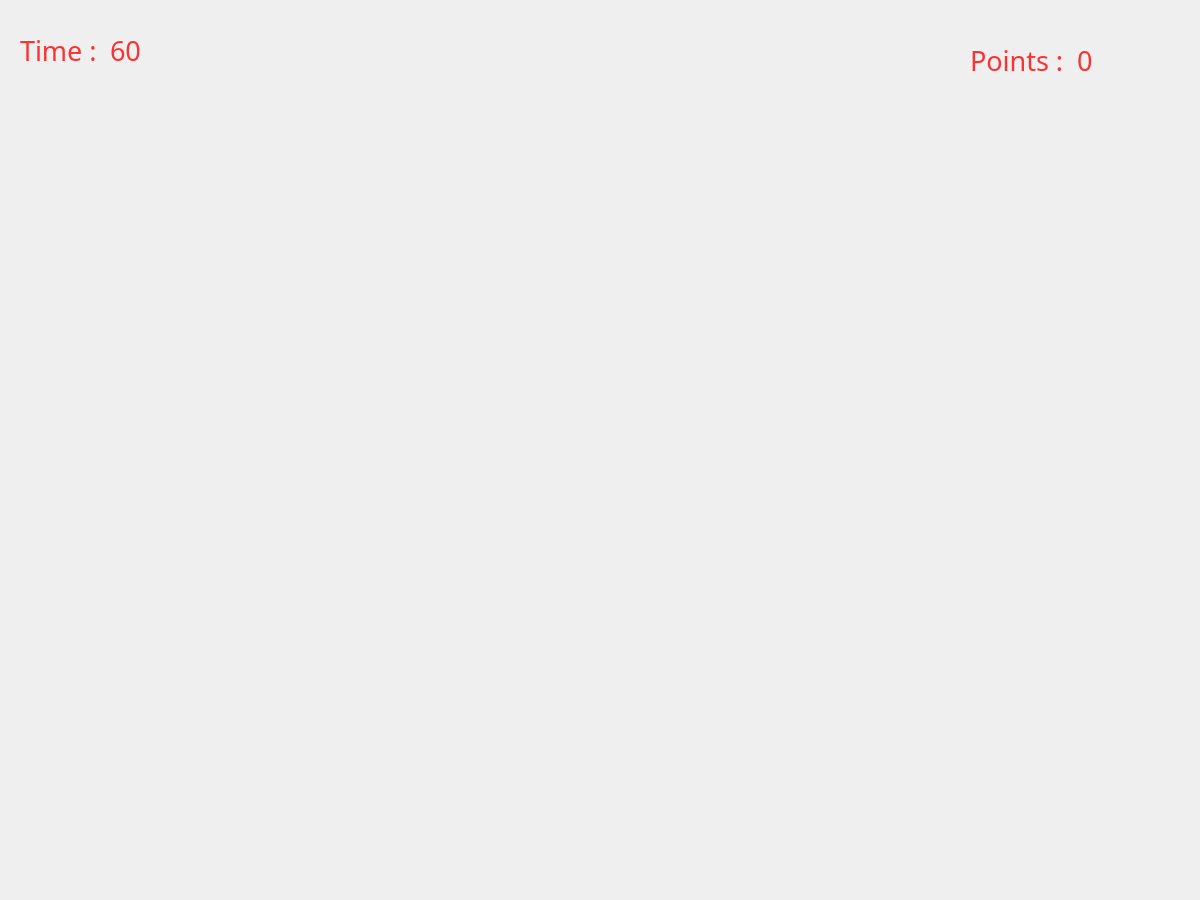
<?xml version="1.0" encoding="UTF-8"?>
<ui version="4.0">
 <class>medium_mode</class>
 <widget class="QWidget" name="medium_mode">
  <property name="geometry">
   <rect>
    <x>0</x>
    <y>0</y>
    <width>1200</width>
    <height>900</height>
   </rect>
  </property>
  <property name="windowTitle">
   <string>Form</string>
  </property>
  <widget class="QWidget" name="horizontalLayoutWidget">
   <property name="geometry">
    <rect>
     <x>20</x>
     <y>10</y>
     <width>171</width>
     <height>80</height>
    </rect>
   </property>
   <layout class="QHBoxLayout" name="horizontalLayout">
    <item>
     <widget class="QLabel" name="label">
      <property name="palette">
       <palette>
        <active>
         <colorrole role="WindowText">
          <brush brushstyle="SolidPattern">
           <color alpha="255">
            <red>249</red>
            <green>50</green>
            <blue>50</blue>
           </color>
          </brush>
         </colorrole>
        </active>
        <inactive>
         <colorrole role="WindowText">
          <brush brushstyle="SolidPattern">
           <color alpha="255">
            <red>249</red>
            <green>50</green>
            <blue>50</blue>
           </color>
          </brush>
         </colorrole>
        </inactive>
        <disabled>
         <colorrole role="WindowText">
          <brush brushstyle="SolidPattern">
           <color alpha="255">
            <red>160</red>
            <green>160</green>
            <blue>160</blue>
           </color>
          </brush>
         </colorrole>
        </disabled>
       </palette>
      </property>
      <property name="font">
       <font>
        <family>Small Fonts</family>
        <pointsize>20</pointsize>
        <weight>50</weight>
        <bold>false</bold>
       </font>
      </property>
      <property name="text">
       <string>Time : </string>
      </property>
     </widget>
    </item>
    <item>
     <widget class="QLabel" name="label_2">
      <property name="palette">
       <palette>
        <active>
         <colorrole role="WindowText">
          <brush brushstyle="SolidPattern">
           <color alpha="255">
            <red>249</red>
            <green>50</green>
            <blue>50</blue>
           </color>
          </brush>
         </colorrole>
        </active>
        <inactive>
         <colorrole role="WindowText">
          <brush brushstyle="SolidPattern">
           <color alpha="255">
            <red>249</red>
            <green>50</green>
            <blue>50</blue>
           </color>
          </brush>
         </colorrole>
        </inactive>
        <disabled>
         <colorrole role="WindowText">
          <brush brushstyle="SolidPattern">
           <color alpha="255">
            <red>160</red>
            <green>160</green>
            <blue>160</blue>
           </color>
          </brush>
         </colorrole>
        </disabled>
       </palette>
      </property>
      <property name="font">
       <font>
        <family>Small Fonts</family>
        <pointsize>20</pointsize>
       </font>
      </property>
      <property name="text">
       <string>60</string>
      </property>
     </widget>
    </item>
   </layout>
  </widget>
  <widget class="QWidget" name="horizontalLayoutWidget_2">
   <property name="geometry">
    <rect>
     <x>970</x>
     <y>20</y>
     <width>201</width>
     <height>80</height>
    </rect>
   </property>
   <layout class="QHBoxLayout" name="horizontalLayout_2">
    <item>
     <widget class="QLabel" name="label_3">
      <property name="palette">
       <palette>
        <active>
         <colorrole role="WindowText">
          <brush brushstyle="SolidPattern">
           <color alpha="255">
            <red>249</red>
            <green>50</green>
            <blue>50</blue>
           </color>
          </brush>
         </colorrole>
        </active>
        <inactive>
         <colorrole role="WindowText">
          <brush brushstyle="SolidPattern">
           <color alpha="255">
            <red>249</red>
            <green>50</green>
            <blue>50</blue>
           </color>
          </brush>
         </colorrole>
        </inactive>
        <disabled>
         <colorrole role="WindowText">
          <brush brushstyle="SolidPattern">
           <color alpha="255">
            <red>160</red>
            <green>160</green>
            <blue>160</blue>
           </color>
          </brush>
         </colorrole>
        </disabled>
       </palette>
      </property>
      <property name="font">
       <font>
        <family>Small Fonts</family>
        <pointsize>20</pointsize>
        <kerning>true</kerning>
       </font>
      </property>
      <property name="text">
       <string>Points : </string>
      </property>
     </widget>
    </item>
    <item>
     <widget class="QLabel" name="label_4">
      <property name="palette">
       <palette>
        <active>
         <colorrole role="WindowText">
          <brush brushstyle="SolidPattern">
           <color alpha="255">
            <red>249</red>
            <green>50</green>
            <blue>50</blue>
           </color>
          </brush>
         </colorrole>
        </active>
        <inactive>
         <colorrole role="WindowText">
          <brush brushstyle="SolidPattern">
           <color alpha="255">
            <red>249</red>
            <green>50</green>
            <blue>50</blue>
           </color>
          </brush>
         </colorrole>
        </inactive>
        <disabled>
         <colorrole role="WindowText">
          <brush brushstyle="SolidPattern">
           <color alpha="255">
            <red>160</red>
            <green>160</green>
            <blue>160</blue>
           </color>
          </brush>
         </colorrole>
        </disabled>
       </palette>
      </property>
      <property name="font">
       <font>
        <family>Small Fonts</family>
        <pointsize>20</pointsize>
       </font>
      </property>
      <property name="text">
       <string>0</string>
      </property>
     </widget>
    </item>
   </layout>
  </widget>
 </widget>
 <resources/>
 <connections/>
</ui>
